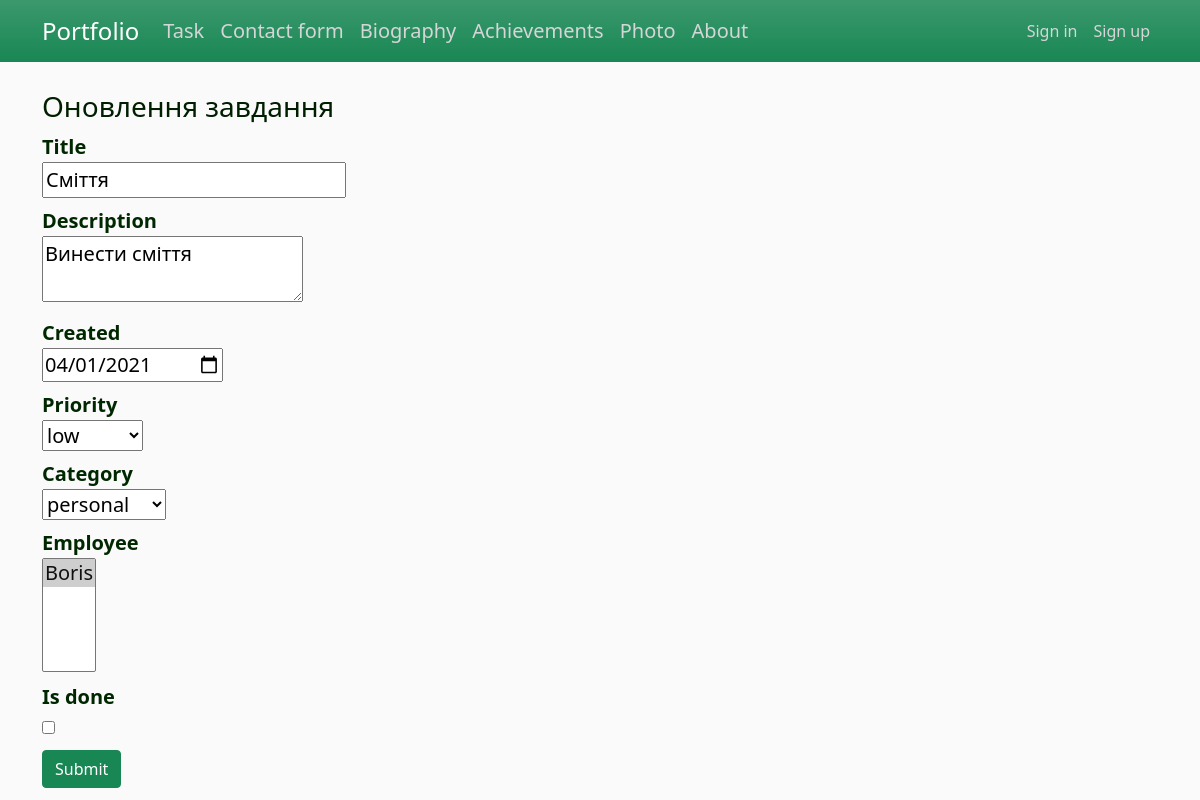
The app's page /tsk/task/2/update, older data.
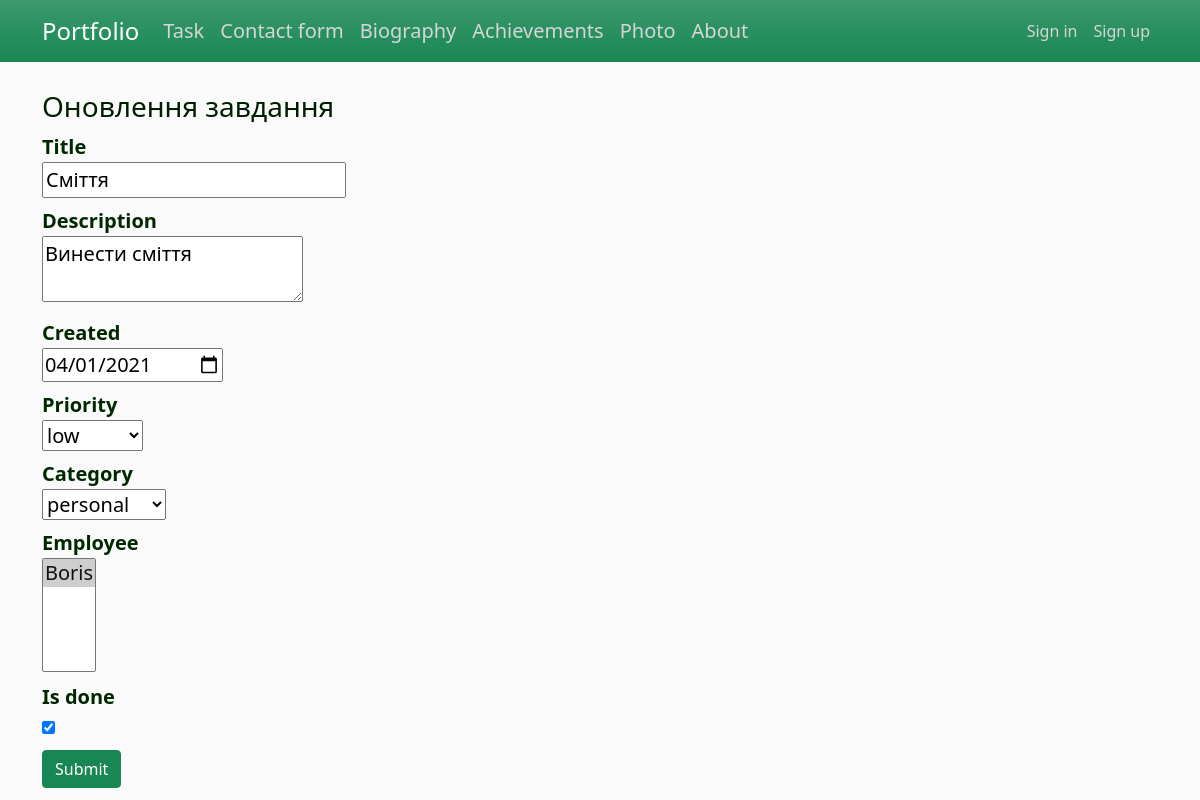
The same page, newer data.
### app/task/models.py (models this page shows, shortened)
class Task(db.Model):
    id = db.Column(db.Integer, primary_key=True)
    title = db.Column(db.String(80), nullable=False)
    description = db.Column(db.Text, nullable=False)
    created = db.Column(db.DateTime, default=datetime.utcnow)
    priority = db.Column(db.Enum(EnumPriority), default='low')
    is_done = db.Column(db.Boolean, default=False)
    category_id = db.Column(db.Integer(), db.ForeignKey('category.id'))

### app/task/views.py (the view, shortened to what this page needs)
@task_bp.route("/task/<int:id>/update", methods=['POST', 'GET'])
def task_update(id):
    form = TaskForm().new()
    print("task_update")
    task = Task.query.get_or_404(id)
    if request.method == 'GET':
        lst_of_empl = []
        for t in task.for_empl:
            lst_of_empl.append(t.id)
        print(lst_of_empl)
        form.title.data = task.title
        form.description.data = task.description
        form.created.data = task.created
        form.priority.data = task.priority
        form.category.data = task.categor.id
        form.employee.data = lst_of_empl
        form.is_done.data = task.is_done
        print(task.priority.name)
        print(type(task.priority.name))
        print(task.categor.id)
        print(type(task.categor.id))
        return render_template('task_update.html', title='Завдання', form=form)

### app/task/forms.py
class TaskForm(FlaskForm):
    title = StringField('Title', validators=[DataRequired()])
    description = TextAreaField('Description', validators=[DataRequired()])
    created = DateField('Created', format='%Y-%m-%d', validators=[Optional()])
    priority = SelectField('Priority', choices=[('low', 'low'), ('medium', 'medium'), ('high', 'high')])
    category = SelectField('Category', coerce=int)
    employee = SelectMultipleField('Employee', coerce=int)
    is_done = BooleanField('Is done')
    submit = SubmitField('Submit')
    @classmethod
    def new(cls):
        form = cls()
        form.category.choices = getСategoryList()
        form.employee.choices = getEmployeeList()
        return form

### app/task/forms.py (called while the page is built)
def getСategoryList():
    categ_list = []
    categories = Category.query.all()
    for categ in categories:
        categ_list.append((categ.id, categ.name))
    return categ_list

def getEmployeeList():
    empl_list = []
    employes = Employee.query.all()
    for emp in employes:
        empl_list.append((emp.id, emp.name))
    return empl_list

### app/task/templates/task/task_update.html (shortened to what this page needs)
{% extends "layout.html" %}
{% block content %}
{% from "_render_field.html" import render_field %}
<h3> Оновлення завдання </h3>
    <form method="POST">
        {{ render_field(form.title) }}
        {{ render_field(form.description) }}
        {{ render_field(form.created) }}
        {{ render_field(form.priority) }}
        {{ render_field(form.category) }}
        {{ render_field(form.employee) }}
        {{ render_field(form.is_done) }}
        {{ form.submit(class="btn btn-success") }}
    </form>
{% endblock content %}

### app/templates/_render_field.html (shortened to what this page needs)
{% macro render_field(field) %}
  <dt class="form-group">{{ field.label }}
    <dd>
        {{ field }}
    </dd>
{% endmacro %}

Row changes from the older to the newer data that the page shows:
changed Task "Сміття": is_done "☐" → "☑"
